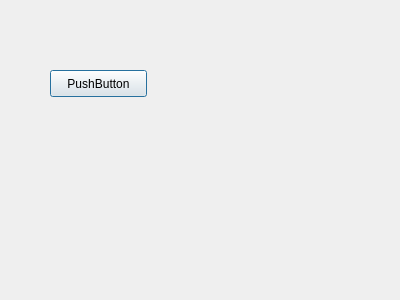
<?xml version="1.0" encoding="UTF-8"?>
<ui version="4.0">
 <class>Dialog</class>
 <widget class="QDialog" name="Dialog">
  <property name="geometry">
   <rect>
    <x>0</x>
    <y>0</y>
    <width>400</width>
    <height>300</height>
   </rect>
  </property>
  <property name="windowTitle">
   <string>Dialog</string>
  </property>
  <widget class="QPushButton" name="pushButton">
   <property name="geometry">
    <rect>
     <x>50</x>
     <y>70</y>
     <width>97</width>
     <height>27</height>
    </rect>
   </property>
   <property name="text">
    <string>PushButton</string>
   </property>
  </widget>
 </widget>
 <resources/>
 <connections/>
</ui>
